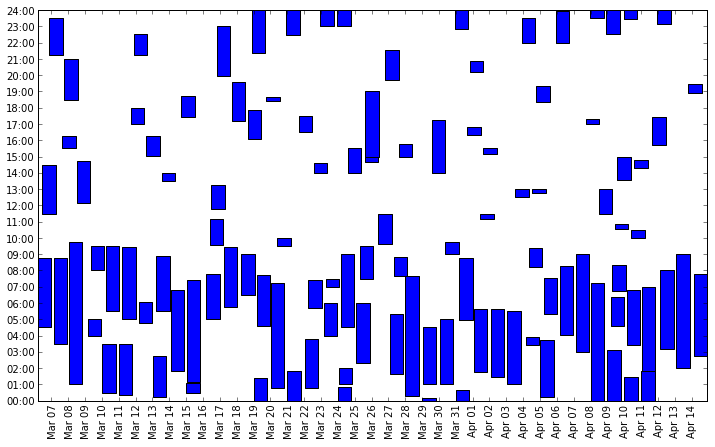

Write the Python code that produced this figure.
# major use of http://datadebrief.blogspot.com/2010/10/plotting-sunrise-sunset-times-in-python.html
# major use of http://stackoverflow.com/questions/5498510/creating-graph-with-date-and-time-in-axis-labels-with-matplotlib
# inspiration from http://stackoverflow.com/questions/886716/controling-bars-width-in-matplotlib-with-per-month-data
import numpy as np
from matplotlib import pyplot as plt
from matplotlib import dates
import datetime
from matplotlib.ticker import FuncFormatter as ff
#data appears like so:

#date,init time,end time,elapsed time
#3/6/2013,4:30:00,8:45:00,4:15:00

data = genfromtxt('data.csv', delimiter=",", skiprows=1, dtype='string')
print data[1]

day = data[:,0]
hour1 = data[:,1]
hour2 = data[:,2]
hour3 = data[:,3]

inittime = [a+' '+b for a,b in zip(day, hour1)]
elapsedtime = [a+' '+b for a,b in zip(day, hour3)]

def dt2m(dt):
    return (dt.hour*60) + dt.minute
    
print inittime[0]

inittime = [datetime.datetime.strptime(foo,'%m/%d/%Y %H:%M:%S') for foo in inittime]
elapsedtime = [datetime.datetime.strptime(foo,'%m/%d/%Y %H:%M:%S') for foo in elapsedtime]

def m2hm(x, i):
    h = int(x/60)
    m = int(x%60)
    return '%(h)02d:%(m)02d' % {'h':h,'m':m}

inittime_mins = [dt2m(foo) for foo in inittime]
elaptime_mins = [dt2m(foo) for foo in elapsedtime]
#heights = [60,120,240]
print inittime_mins


fig = plt.figure(figsize=(12,7)) #figsize in inches
ax = fig.add_subplot(1, 1, 1)
ax.bar(inittime,elaptime_mins,bottom=inittime_mins)

plt.xticks(rotation='vertical')

# matplotlib date format object
hfmt = dates.DateFormatter('%b %d')
ax.xaxis.set_major_formatter(hfmt)
ax.xaxis.set_major_locator(MultipleLocator(1.0)) #a tick mark a day

ax.set_ylim([0, 24*60])
ax.yaxis.set_major_formatter(ff(m2hm))
ax.yaxis.set_major_locator(pylab.MultipleLocator(60)) #a tick mark an hour
     
